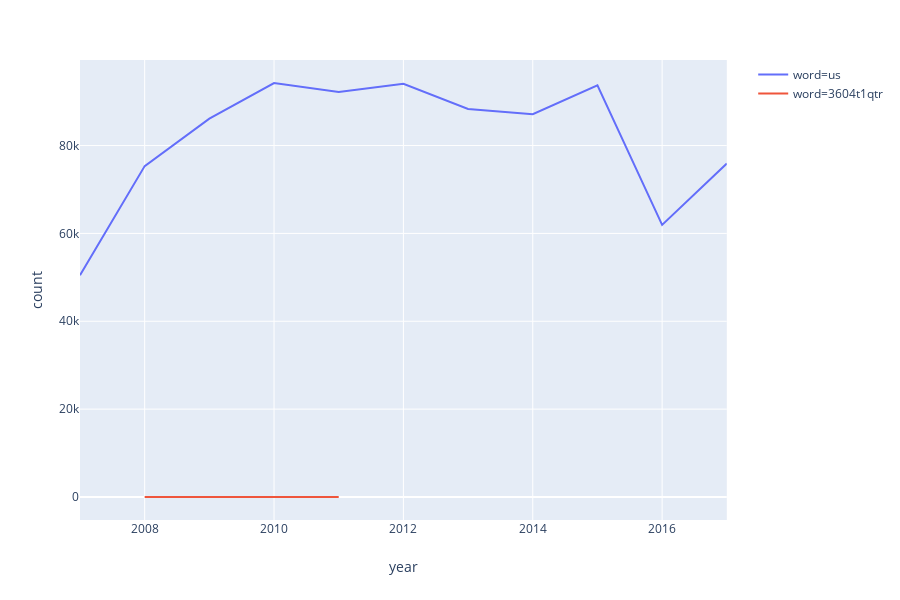

Here is the notebook cell this chart was saved with:
### Code cell
words = ['us', '3604t1qtr']
px.line(df.loc[df['word'].isin(words)], x = 'year', y = 'count', color = 'word')

### Figure 1 — Plotly figure (JSON) as saved in the notebook; plotly's stock layout.template omitted (floating-point values rounded to 4 significant figures)
{"data": [{"hoverlabel": {"namelength": 0}, "hovertemplate": "word=us<br>year=%{x}<br>count=%{y}", "legendgroup": "word=us", "line": {"color": "#636efa", "dash": "solid"}, "mode": "lines", "name": "word=us", "showlegend": true, "type": "scatter", "x": [2007, 2008, 2009, 2010, 2011, 2012, 2013, 2014, 2015, 2016, 2017], "xaxis": "x", "y": [50463, 75327, 86131, 94242, 92181, 94081, 88320, 87128, 93724, 61948, 75916], "yaxis": "y"}, {"hoverlabel": {"namelength": 0}, "hovertemplate": "word=3604t1qtr<br>year=%{x}<br>count=%{y}", "legendgroup": "word=3604t1qtr", "line": {"color": "#EF553B", "dash": "solid"}, "mode": "lines", "name": "word=3604t1qtr", "showlegend": true, "type": "scatter", "x": [2008, 2009, 2010, 2011], "xaxis": "x", "y": [1, 2, 3, 3], "yaxis": "y"}], "layout": {"height": 600, "legend": {"tracegroupgap": 0}, "margin": {"t": 60}, "xaxis": {"anchor": "y", "domain": [0, 0.98], "title": {"text": "year"}}, "yaxis": {"anchor": "x", "domain": [0, 1], "title": {"text": "count"}}}}
